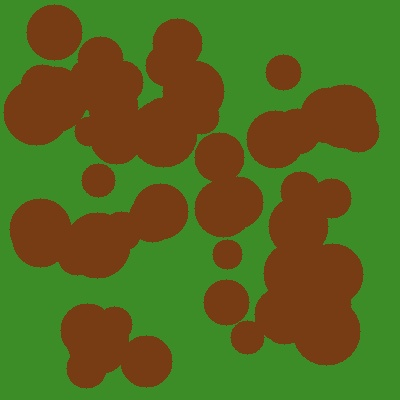
#> input picture ml/test_images/critical_leaf.jpg, 400 x 400 px
$ python image_verification.py test_images/critical_leaf.jpg   (older library calls are emulated)
#> lines starting #> are read from the running program, lines starting #| are printed output that depends on the picture; after the words box and inside, x2 and y2 are one past the last pixel; in counts of white or black regions, pixels touching at a corner belong together
"""
Image Verification & Multi-Spectrum Diagnostic Module
------------------------------------------------------
Runs BEFORE the disease-classification model. Evaluates image suitability across
3 primary diagnostic layers:

1. Quality Check        - Blur (Laplacian variance), Brightness/Exposure, Contrast, Resolution
2. Multi-Spectrum Leaf  - Multi-spectrum HSV + Lab + RGB leaf & disease spot detection
   Validity Check         (accurately identifies healthy green, chlorotic yellow, rusted,
                          and brown necrotic diseased foliage)
3. Context Match        - Optional post-classification check against field crop records

Exposes `verify_image(image_path)` and `diagnose_image_full(image_path)`.
"""

from dataclasses import dataclass
from typing import Optional, Dict, Any
import cv2
import numpy as np

MIN_RESOLUTION = 224          # px, shorter side
BLUR_THRESHOLD = 100.0        # Laplacian variance; below this = too blurry
MIN_BRIGHTNESS = 40           # 0-255 mean brightness
MAX_BRIGHTNESS = 220
MIN_PLANT_PIXEL_RATIO = 0.15  # at least 15% of the image should be plant-colored


@dataclass
class VerificationResult:
    is_valid: bool
    rejection_reason: Optional[str]
    quality_score: dict
    plant_pixel_ratio: float


def _blur_score(gray: np.ndarray) -> float:
    """Computes focus sharpness via Laplacian variance."""
    return float(cv2.Laplacian(gray, cv2.CV_64F).var())


def _brightness_score(gray: np.ndarray) -> float:
    """Computes overall mean luminance (0-255)."""
    return float(np.mean(gray))


def _contrast_score(gray: np.ndarray) -> float:
    """Computes dynamic contrast intensity via standard deviation."""
    return float(np.std(gray))


def _plant_pixel_ratio(hsv: np.ndarray) -> float:
    """
    Backwards compatible HSV plant pixel calculation.
    """
    lower = np.array([15, 20, 20])
    upper = np.array([100, 255, 255])
    mask = cv2.inRange(hsv, lower, upper)
    return float(np.count_nonzero(mask)) / float(mask.size)


def _plant_pixel_ratio_multi_spectrum(img_bgr: np.ndarray) -> float:
    """
    Multi-spectrum plant & disease tissue detector.
    Combines HSV and CIE-Lab color spaces to recognize:
      - Healthy green foliage (HSV H: 25-95)
      - Chlorotic yellow foliage (HSV H: 10-35)
      - Rusted & brown diseased leaf tissue (HSV H: 0-18 & 160-180 with moderate S & V)
      - CIE-Lab vegetation threshold (Lab a* <= 130)
    """
    hsv = cv2.cvtColor(img_bgr, cv2.COLOR_BGR2HSV)
    lab = cv2.cvtColor(img_bgr, cv2.COLOR_BGR2LAB)

    # Mask 1: Healthy green
    m_green = cv2.inRange(hsv, np.array([25, 20, 20]), np.array([95, 255, 255]))

    # Mask 2: Yellow chlorotic & diseased spots
    m_yellow = cv2.inRange(hsv, np.array([10, 25, 30]), np.array([38, 255, 255]))

    # Mask 3: Browned / rust / necrotic diseased leaf tissue
    m_brown1 = cv2.inRange(hsv, np.array([0, 20, 20]), np.array([18, 255, 220]))
    m_brown2 = cv2.inRange(hsv, np.array([160, 20, 20]), np.array([180, 255, 220]))

    # Mask 4: CIE-Lab vegetation greenness (a* channel <= 128)
    a_channel = lab[:, :, 1]
    m_lab = cv2.inRange(a_channel, 0, 130)

    combined = cv2.bitwise_or(m_green, m_yellow)
    combined = cv2.bitwise_or(combined, m_brown1)
    combined = cv2.bitwise_or(combined, m_brown2)
    combined = cv2.bitwise_and(combined, m_lab)

    return float(np.count_nonzero(combined)) / float(combined.size)


def verify_image(image_path: str) -> dict:
    """
    Runs primary verification checks on an image file.
    Returns standard VerificationResult dict.
    """
    img = cv2.imread(image_path)
    if img is None:
        return VerificationResult(
            is_valid=False,
            rejection_reason="File could not be read as an image.",
            quality_score={},
            plant_pixel_ratio=0.0,
        ).__dict__

    h, w = img.shape[:2]
    gray = cv2.cvtColor(img, cv2.COLOR_BGR2GRAY)
    hsv = cv2.cvtColor(img, cv2.COLOR_BGR2HSV)

    # --- 1. Quality Check ---
    if min(h, w) < MIN_RESOLUTION:
        return VerificationResult(
            False,
            f"Image resolution too low ({w}x{h}). Please retake closer to the leaf.",
            {"resolution": (w, h)},
            0.0,
        ).__dict__

    brightness = _brightness_score(gray)
    contrast = _contrast_score(gray)

    if brightness < MIN_BRIGHTNESS:
        return VerificationResult(
            False,
            "Image is too dark. Please retake in better lighting.",
            {"brightness": round(brightness, 2), "contrast": round(contrast, 2)},
            0.0,
        ).__dict__
    if brightness > MAX_BRIGHTNESS:
        return VerificationResult(
            False,
            "Image is overexposed. Please avoid direct glare/flash.",
            {"brightness": round(brightness, 2), "contrast": round(contrast, 2)},
            0.0,
        ).__dict__

    blur = _blur_score(gray)
    if blur < BLUR_THRESHOLD:
        return VerificationResult(
            False,
            "Image is too blurry. Please hold the camera steady and refocus.",
            {
                "blur_score": round(blur, 2),
                "brightness": round(brightness, 2),
                "contrast": round(contrast, 2),
            },
            0.0,
        ).__dict__

    # --- 2. Multi-Spectrum Leaf Validity Check ---
    ratio_multi = _plant_pixel_ratio_multi_spectrum(img)
    ratio_hsv = _plant_pixel_ratio(hsv)
    effective_ratio = max(ratio_multi, ratio_hsv)

    if effective_ratio < MIN_PLANT_PIXEL_RATIO:
        return VerificationResult(
            False,
            "No crop leaf detected in this image. Please photograph a leaf directly.",
            {
                "blur_score": round(blur, 2),
                "brightness": round(brightness, 2),
                "contrast": round(contrast, 2),
            },
            round(effective_ratio, 3),
        ).__dict__

    return VerificationResult(
        is_valid=True,
        rejection_reason=None,
        quality_score={
            "blur_score": round(blur, 2),
            "brightness": round(brightness, 2),
            "contrast": round(contrast, 2),
            "resolution": (w, h),
        },
        plant_pixel_ratio=round(effective_ratio, 3),
    ).__dict__


def diagnose_image_full(image_path: str) -> dict:
    """
    Runs full quantitative diagnostic metrics on an image, returning detailed stats.
    """
#> called with image_path = 'test_images/critical_leaf.jpg'
    img = cv2.imread(image_path)
#> img is the input picture: shape (400, 400, 3); mean B, G, R 30.6, 104.8, 86.4
    if img is None:
        return {"is_valid": False, "error": "Unable to read image file."}

    h, w = img.shape[:2]
#> h = 400; w = 400
    gray = cv2.cvtColor(img, cv2.COLOR_BGR2GRAY)
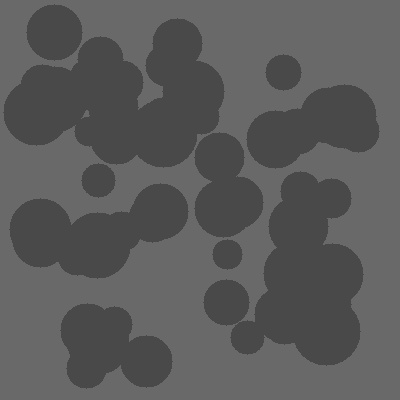
#> gray: shape (400, 400); min 65, max 113, mean 90.8
    hsv = cv2.cvtColor(img, cv2.COLOR_BGR2HSV)
#> hsv: shape (400, 400, 3); mean H, S, V 35.3, 196, 129.9

    blur = _blur_score(gray)
#> blur = 122.3
    brightness = _brightness_score(gray)
#> brightness = 90.75
    contrast = _contrast_score(gray)
#> contrast = 15.93
    ratio_hsv = _plant_pixel_ratio(hsv)
#> in _plant_pixel_ratio, `mask = cv2.inRange(hsv, lower, upper)`:
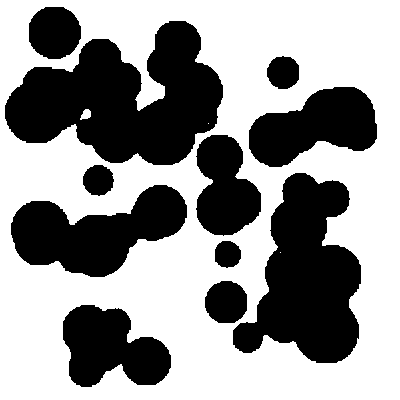
#> mask: shape (400, 400); 59% white; 11 black regions, largest, box (x1, y1, x2, y2) and area: (5, 21, 223, 165) 18930, (233, 173, 361, 363) 14594, (11, 185, 187, 277) 9154
#> ratio_hsv = 0.59
    ratio_multi = _plant_pixel_ratio_multi_spectrum(img)
#> in _plant_pixel_ratio_multi_spectrum, `lab = cv2.cvtColor(img_bgr, cv2.COLOR_BGR2LAB)`: lab: shape (400, 400, 3); mean of channels 0, 1, 2 110, 113.5, 168.3
#> in _plant_pixel_ratio_multi_spectrum, `m_green = cv2.inRange(hsv, np.array([25, 20, 20]), np.array([95, 255, ..`:
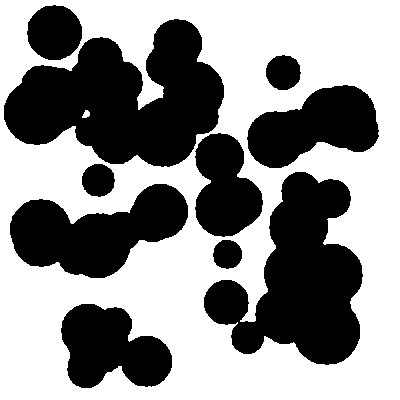
#> m_green: shape (400, 400); 56.5% white; 10 black regions, largest, box (x1, y1, x2, y2) and area: (4, 19, 224, 167) 19842, (204, 172, 363, 365) 16876, (10, 184, 188, 278) 9672
#> in _plant_pixel_ratio_multi_spectrum, `m_yellow = cv2.inRange(hsv, np.array([10, 25, 30]), np.array([38, 255,..`:
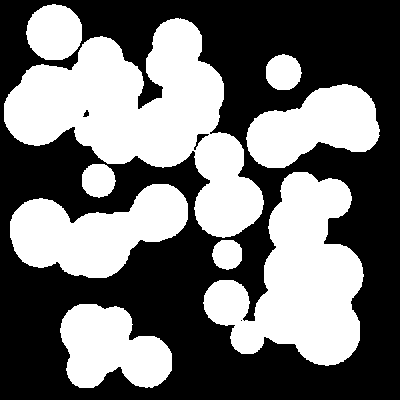
#> m_yellow: shape (400, 400); 44.9% white; 9 white regions, largest, box (x1, y1, x2, y2) and area: (4, 18, 264, 238) 25561, (203, 172, 364, 366) 17376, (10, 184, 188, 278) 9960
#> in _plant_pixel_ratio_multi_spectrum, `m_brown1 = cv2.inRange(hsv, np.array([0, 20, 20]), np.array([18, 255, ..`:
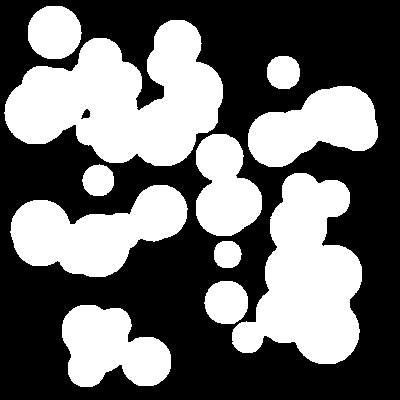
#> m_brown1: shape (400, 400); 42.4% white; 11 white regions, largest, box (x1, y1, x2, y2) and area: (4, 20, 223, 166) 19467, (232, 173, 362, 364) 14997, (10, 185, 188, 277) 9447
#> in _plant_pixel_ratio_multi_spectrum, `m_brown2 = cv2.inRange(hsv, np.array([160, 20, 20]), np.array([180, 25..`: m_brown2: shape (400, 400); every value is 0
#> in _plant_pixel_ratio_multi_spectrum, `a_channel = lab[:, :, 1]`:
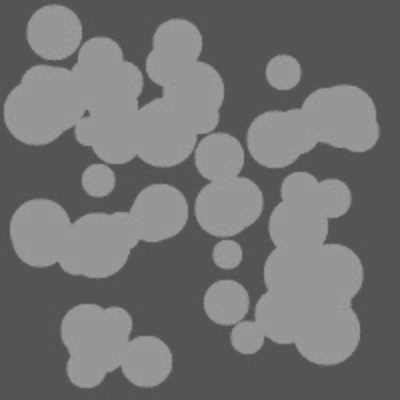
#> a_channel: shape (400, 400); min 81, max 157, mean 113.5
#> in _plant_pixel_ratio_multi_spectrum, `m_lab = cv2.inRange(a_channel, 0, 130)`:
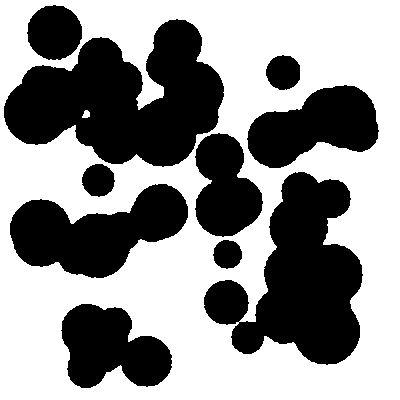
#> m_lab: shape (400, 400); 56.9% white; 10 black regions, largest, box (x1, y1, x2, y2) and area: (4, 19, 224, 167) 19705, (204, 172, 363, 365) 16752, (10, 184, 188, 278) 9603
#> in _plant_pixel_ratio_multi_spectrum, `combined = cv2.bitwise_or(m_green, m_yellow)`: combined: shape (400, 400); every value is 255
#> ratio_multi = 0.569
    effective_ratio = max(ratio_hsv, ratio_multi)
#> effective_ratio = 0.59

    primary = verify_image(image_path)
#> in verify_image, `brightness = _brightness_score(gray)`: brightness = 90.75
#> in verify_image, `contrast = _contrast_score(gray)`: contrast = 15.93
#> in verify_image, `blur = _blur_score(gray)`: blur = 122.3
#> in verify_image, `ratio_multi = _plant_pixel_ratio_multi_spectrum(img)`: ratio_multi = 0.569
#> in verify_image, `ratio_hsv = _plant_pixel_ratio(hsv)`: ratio_hsv = 0.59
#> primary = 4 items

    suggestions = []
    if blur < BLUR_THRESHOLD:
        suggestions.append("Hold camera steady 10-15 cm from leaf to fix blur.")
    if brightness < MIN_BRIGHTNESS:
        suggestions.append("Move to natural daylight or switch on camera flash.")
    if brightness > MAX_BRIGHTNESS:
        suggestions.append("Reduce direct sun glare or disable overhead flash.")
    if effective_ratio < MIN_PLANT_PIXEL_RATIO:
        suggestions.append("Fill at least 30% of the frame with the crop leaf.")

    return {
        "is_valid": primary["is_valid"],
        "rejection_reason": primary["rejection_reason"],
        "metrics": {
            "resolution": f"{w}x{h}",
            "blur_score": round(blur, 2),
            "blur_status": "sharp" if blur >= BLUR_THRESHOLD else "blurry",
            "brightness": round(brightness, 2),
            "brightness_status": "normal" if MIN_BRIGHTNESS <= brightness <= MAX_BRIGHTNESS else ("dark" if brightness < MIN_BRIGHTNESS else "overexposed"),
            "contrast": round(contrast, 2),
            "plant_coverage_pct": round(effective_ratio * 100, 1),
            "plant_coverage_status": "adequate" if effective_ratio >= MIN_PLANT_PIXEL_RATIO else "insufficient",
        },
        "suggestions": suggestions,
    }


def check_context_match(predicted_crop: str, expected_crop: Optional[str]) -> dict:
    """Stage 3: Context Match helper."""
    if not expected_crop:
        return {"context_match": True, "note": "No expected crop set - skipped."}
    match = predicted_crop.strip().lower() == expected_crop.strip().lower()
    return {
        "context_match": match,
        "note": None if match else (
            f"Predicted crop '{predicted_crop}' does not match expected "
            f"crop '{expected_crop}' for this field/record."
        ),
    }


if __name__ == "__main__":
    import sys
    if len(sys.argv) != 2:
        print("Usage: python image_verification.py <image_path>")
        sys.exit(1)
    import json
    print(json.dumps(diagnose_image_full(sys.argv[1]), indent=2))

$ run again, on ml/test_images/mild_leaf.jpg
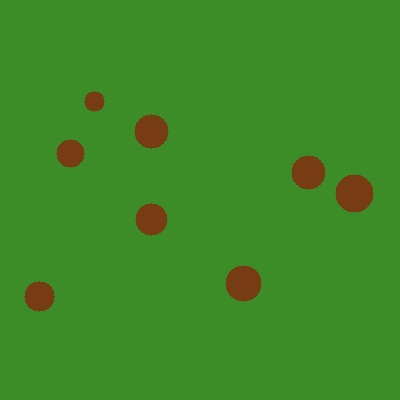
#> input picture ml/test_images/mild_leaf.jpg, 400 x 400 px
#> in diagnose_image_full, img is the input picture: shape (400, 400, 3); mean B, G, R 38.3, 137.7, 62.4
#> hsv: shape (400, 400, 3); mean H, S, V 52.3, 185, 139.8
#> in diagnose_image_full, `blur = _blur_score(gray)`: blur = 28.43
#> in diagnose_image_full, `brightness = _brightness_score(gray)`: brightness = 103.7
#> in diagnose_image_full, `contrast = _contrast_score(gray)`: contrast = 6.28
#> in _plant_pixel_ratio, `mask = cv2.inRange(hsv, lower, upper)`:
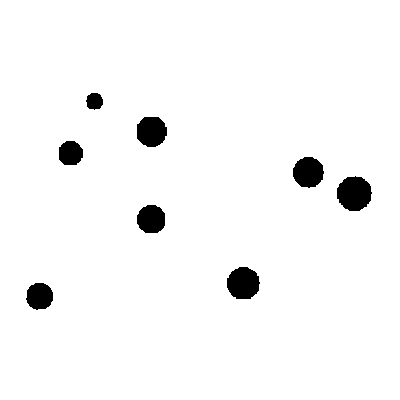
#> mask: shape (400, 400); 96.8% white; 8 black regions, largest, box (x1, y1, x2, y2) and area: (337, 176, 372, 211) 947, (227, 267, 260, 299) 836, (293, 157, 324, 188) 744
#> ratio_hsv = 0.968
#> lab: shape (400, 400, 3); mean of channels 0, 1, 2 130.9, 86.6, 172.5
#> m_green: shape (400, 400); 96.3% white; 8 black regions, largest, box (x1, y1, x2, y2) and area: (336, 175, 373, 212) 1074, (226, 266, 261, 301) 950, (292, 156, 325, 189) 848
#> m_yellow: shape (400, 400); 4% white; 8 white regions, largest, box (x1, y1, x2, y2) and area: (336, 174, 374, 212) 1144, (226, 266, 262, 302) 1021, (134, 114, 168, 148) 915
#> m_brown1: shape (400, 400); 3.5% white; 8 white regions, largest, box (x1, y1, x2, y2) and area: (337, 176, 372, 211) 1014, (226, 267, 260, 300) 897, (136, 116, 167, 147) 797
#> m_brown2: shape (400, 400); every value is 0
#> in _plant_pixel_ratio_multi_spectrum, `m_lab = cv2.inRange(a_channel, 0, 130)`:
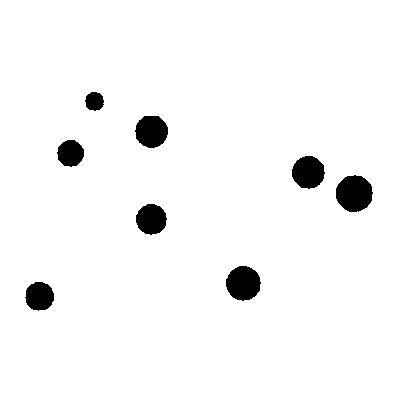
#> m_lab: shape (400, 400); 96.3% white; 8 black regions, largest, box (x1, y1, x2, y2) and area: (336, 175, 373, 212) 1060, (226, 266, 261, 301) 935, (292, 156, 325, 189) 834
#> combined: shape (400, 400); every value is 255
#> ratio_multi = 0.963
#> effective_ratio = 0.968
#> in verify_image, `brightness = _brightness_score(gray)`: brightness = 103.7
#> in verify_image, `contrast = _contrast_score(gray)`: contrast = 6.28
#> in verify_image, `blur = _blur_score(gray)`: blur = 28.43
#> primary = 4 items
